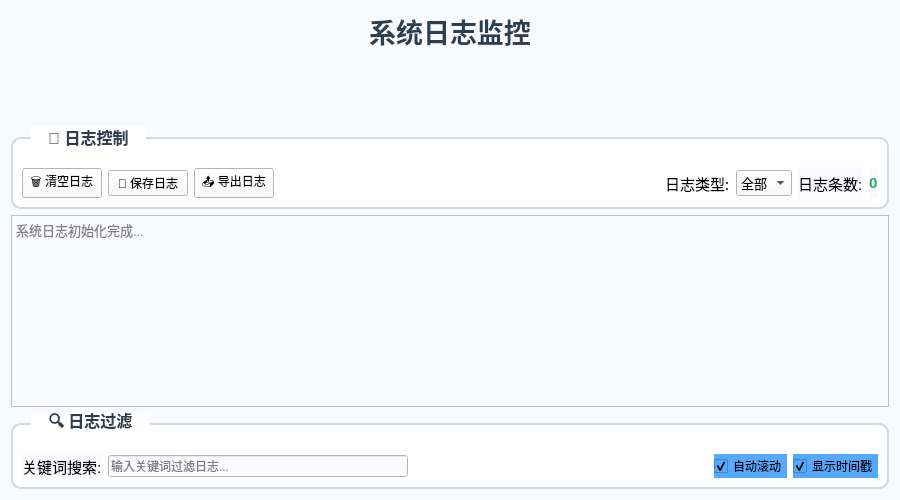
<?xml version="1.0" encoding="UTF-8"?>
<ui version="4.0">
 <class>LogWindow</class>
 <widget class="QWidget" name="LogWindow">
  <property name="geometry">
   <rect>
    <x>0</x>
    <y>0</y>
    <width>900</width>
    <height>500</height>
   </rect>
  </property>
  <property name="minimumSize">
   <size>
    <width>700</width>
    <height>300</height>
   </size>
  </property>
  <property name="windowTitle">
   <string>系统日志</string>
  </property>
  <property name="windowIcon">
   <iconset resource="images.qrc">
    <normaloff>:/new/prefix1/images/log.png</normaloff>:/new/prefix1/images/log.png</iconset>
  </property>
  <property name="styleSheet">
   <string notr="true">QWidget {
    background-color: #f8fafd;
    font-family: &quot;Microsoft YaHei&quot;, &quot;Segoe UI&quot;, sans-serif;
}

QGroupBox {
    border: 2px solid #d1d9e6;
    border-radius: 10px;
    margin-top: 10px;
    padding-top: 20px;
    background-color: white;
    font-weight: bold;
    color: #2c3e50;
    font-size: 12pt;
}

QGroupBox::title {
    subcontrol-origin: margin;
    left: 20px;
    padding: 0 15px 0 15px;
    background-color: white;
}

QLabel {
    font-size: 11pt;
}

#titleLabel {
    font-size: 20pt;
    font-weight: bold;
    color: #2c3e50;
    background: qlineargradient(x1:0, y1:0, x2:1, y2:0,
                                stop:0 #3498db, stop:1 #2ecc71);
    -webkit-background-clip: text;
    -webkit-text-fill-color: transparent;
    background-clip: text;
}

#tempValueLabel, #humidityValueLabel {
    font-size: 36pt;
    font-weight: bold;
}

#statusLabel {
    font-size: 12pt;
    font-weight: bold;
    padding: 8px 15px;
    border-radius: 20px;
}</string>
  </property>
  <layout class="QVBoxLayout" name="verticalLayout">
   <item>
    <widget class="QLabel" name="titleLabel">
     <property name="styleSheet">
      <string notr="true">QWidget {
    background-color: #f8fafd;
    font-family: &quot;Microsoft YaHei&quot;, &quot;Segoe UI&quot;, sans-serif;
}

QGroupBox {
    border: 2px solid #d1d9e6;
    border-radius: 10px;
    margin-top: 10px;
    padding-top: 20px;
    background-color: white;
    font-weight: bold;
    color: #2c3e50;
    font-size: 12pt;
}

QGroupBox::title {
    subcontrol-origin: margin;
    left: 20px;
    padding: 0 15px 0 15px;
    background-color: white;
}

QLabel {
    font-size: 11pt;
}

#titleLabel {
    font-size: 20pt;
    font-weight: bold;
    color: #2c3e50;
    background: qlineargradient(x1:0, y1:0, x2:1, y2:0,
                                stop:0 #3498db, stop:1 #2ecc71);
    -webkit-background-clip: text;
    -webkit-text-fill-color: transparent;
    background-clip: text;
}

#tempValueLabel, #humidityValueLabel {
    font-size: 36pt;
    font-weight: bold;
}

#statusLabel {
    font-size: 12pt;
    font-weight: bold;
    padding: 8px 15px;
    border-radius: 20px;
}</string>
     </property>
     <property name="text">
      <string>系统日志监控</string>
     </property>
     <property name="alignment">
      <set>Qt::AlignmentFlag::AlignCenter</set>
     </property>
    </widget>
   </item>
   <item>
    <spacer name="verticalSpacer">
     <property name="orientation">
      <enum>Qt::Orientation::Vertical</enum>
     </property>
     <property name="sizeHint" stdset="0">
      <size>
       <width>20</width>
       <height>10</height>
      </size>
     </property>
    </spacer>
   </item>
   <item>
    <widget class="QGroupBox" name="controlGroupBox">
     <property name="title">
      <string>🔧 日志控制</string>
     </property>
     <layout class="QHBoxLayout" name="horizontalLayout">
      <item>
       <widget class="QPushButton" name="clearButton">
        <property name="styleSheet">
         <string notr="true">color: rgb(0, 0, 0);</string>
        </property>
        <property name="text">
         <string>🗑️ 清空日志</string>
        </property>
        <property name="icon">
         <iconset>
          <normaloff>:/icons/clear.png</normaloff>:/icons/clear.png</iconset>
        </property>
       </widget>
      </item>
      <item>
       <widget class="QPushButton" name="saveButton">
        <property name="styleSheet">
         <string notr="true">color: rgb(0, 0, 0);</string>
        </property>
        <property name="text">
         <string>💾 保存日志</string>
        </property>
        <property name="icon">
         <iconset>
          <normaloff>:/icons/save.png</normaloff>:/icons/save.png</iconset>
        </property>
       </widget>
      </item>
      <item>
       <widget class="QPushButton" name="exportButton">
        <property name="styleSheet">
         <string notr="true">color: rgb(0, 0, 0);</string>
        </property>
        <property name="text">
         <string>📤 导出日志</string>
        </property>
        <property name="icon">
         <iconset>
          <normaloff>:/icons/export.png</normaloff>:/icons/export.png</iconset>
        </property>
       </widget>
      </item>
      <item>
       <spacer name="horizontalSpacer">
        <property name="orientation">
         <enum>Qt::Orientation::Horizontal</enum>
        </property>
        <property name="sizeHint" stdset="0">
         <size>
          <width>40</width>
          <height>20</height>
         </size>
        </property>
       </spacer>
      </item>
      <item>
       <widget class="QLabel" name="label">
        <property name="font">
         <font>
          <family>Microsoft YaHei</family>
          <pointsize>11</pointsize>
         </font>
        </property>
        <property name="styleSheet">
         <string notr="true">background-color: rgb(255, 255, 255);</string>
        </property>
        <property name="text">
         <string>日志类型:</string>
        </property>
       </widget>
      </item>
      <item>
       <widget class="QComboBox" name="logLevelCombo">
        <property name="font">
         <font>
          <family>Microsoft YaHei</family>
          <pointsize>10</pointsize>
         </font>
        </property>
        <property name="styleSheet">
         <string notr="true">color: rgb(0, 0, 0);
</string>
        </property>
        <item>
         <property name="text">
          <string>全部</string>
         </property>
        </item>
        <item>
         <property name="text">
          <string>信息</string>
         </property>
        </item>
        <item>
         <property name="text">
          <string>警告</string>
         </property>
        </item>
        <item>
         <property name="text">
          <string>错误</string>
         </property>
        </item>
        <item>
         <property name="text">
          <string>成功</string>
         </property>
        </item>
       </widget>
      </item>
      <item>
       <widget class="QLabel" name="label_2">
        <property name="text">
         <string>日志条数:</string>
        </property>
       </widget>
      </item>
      <item>
       <widget class="QLabel" name="logCountLabel">
        <property name="styleSheet">
         <string notr="true">font-weight: bold;
color: #27ae60;</string>
        </property>
        <property name="text">
         <string>0</string>
        </property>
       </widget>
      </item>
     </layout>
    </widget>
   </item>
   <item>
    <widget class="QTextEdit" name="logText">
     <property name="enabled">
      <bool>true</bool>
     </property>
     <property name="readOnly">
      <bool>true</bool>
     </property>
     <property name="html">
      <string>&lt;!DOCTYPE HTML PUBLIC &quot;-//W3C//DTD HTML 4.0//EN&quot; &quot;http://www.w3.org/TR/REC-html40/strict.dtd&quot;&gt;
&lt;html&gt;&lt;head&gt;&lt;meta name=&quot;qrichtext&quot; content=&quot;1&quot; /&gt;&lt;meta charset=&quot;utf-8&quot; /&gt;&lt;style type=&quot;text/css&quot;&gt;
p, li { white-space: pre-wrap; }
hr { height: 1px; border-width: 0; }
li.unchecked::marker { content: &quot;\2610&quot;; }
li.checked::marker { content: &quot;\2612&quot;; }
&lt;/style&gt;&lt;/head&gt;&lt;body style=&quot; font-family:'Microsoft YaHei','Segoe UI','sans-serif'; font-size:9pt; font-weight:400; font-style:normal;&quot;&gt;
&lt;p style=&quot; margin-top:0px; margin-bottom:0px; margin-left:0px; margin-right:0px; -qt-block-indent:0; text-indent:0px;&quot;&gt;&lt;span style=&quot; font-family:'Consolas'; font-size:10pt; color:#808080;&quot;&gt;系统日志初始化完成...&lt;/span&gt;&lt;/p&gt;&lt;/body&gt;&lt;/html&gt;</string>
     </property>
    </widget>
   </item>
   <item>
    <widget class="QGroupBox" name="filterGroupBox">
     <property name="title">
      <string>🔍 日志过滤</string>
     </property>
     <layout class="QHBoxLayout" name="horizontalLayout_2">
      <item>
       <widget class="QLabel" name="label_3">
        <property name="text">
         <string>关键词搜索:</string>
        </property>
       </widget>
      </item>
      <item>
       <widget class="QLineEdit" name="searchEdit">
        <property name="placeholderText">
         <string>输入关键词过滤日志...</string>
        </property>
       </widget>
      </item>
      <item>
       <spacer name="horizontalSpacer_2">
        <property name="orientation">
         <enum>Qt::Orientation::Horizontal</enum>
        </property>
        <property name="sizeHint" stdset="0">
         <size>
          <width>40</width>
          <height>20</height>
         </size>
        </property>
       </spacer>
      </item>
      <item>
       <widget class="QCheckBox" name="autoScrollCheck">
        <property name="enabled">
         <bool>true</bool>
        </property>
        <property name="mouseTracking">
         <bool>true</bool>
        </property>
        <property name="styleSheet">
         <string notr="true">background-color: rgb(85, 170, 255);</string>
        </property>
        <property name="text">
         <string>自动滚动</string>
        </property>
        <property name="checked">
         <bool>true</bool>
        </property>
       </widget>
      </item>
      <item>
       <widget class="QCheckBox" name="timestampCheck">
        <property name="styleSheet">
         <string notr="true">
background-color: rgb(85, 170, 255);</string>
        </property>
        <property name="text">
         <string>显示时间戳</string>
        </property>
        <property name="checked">
         <bool>true</bool>
        </property>
       </widget>
      </item>
     </layout>
    </widget>
   </item>
  </layout>
 </widget>
 <resources>
  <include location="images.qrc"/>
 </resources>
 <connections/>
</ui>
